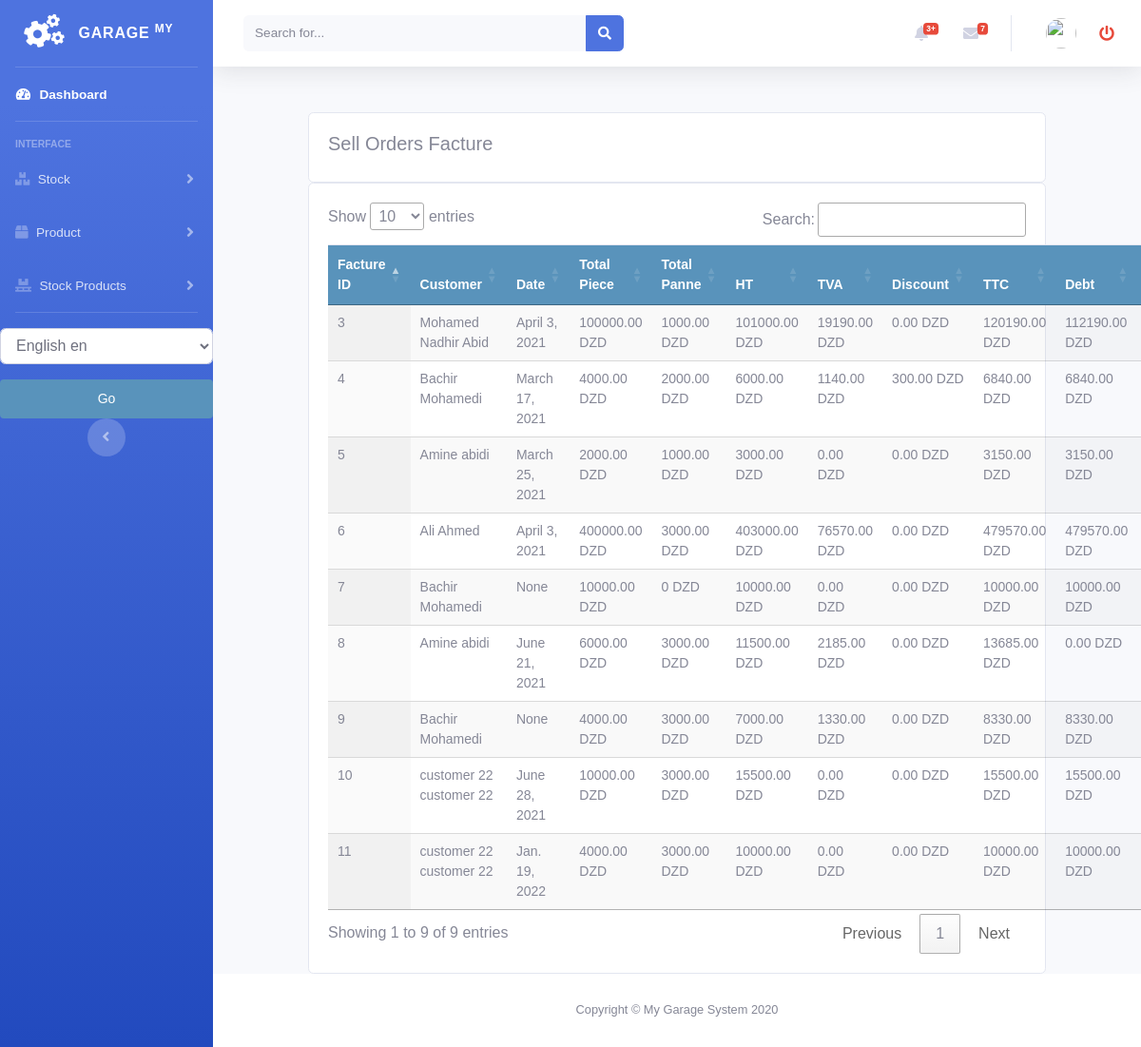
The page /sellorder/factured_sellorder_list on the database its author committed.
### sellorder/models.py (models this page shows, shortened)
class SellOrderFacture(models.Model):
    order = models.ForeignKey(Order, on_delete=models.CASCADE)
    created = models.DateTimeField(auto_now_add=True)
    updated = models.DateTimeField(auto_now=True)

class Order(models.Model):
    customer = models.ForeignKey(Customer, on_delete=models.DO_NOTHING, related_name="orders")
    vehicle = models.ForeignKey(Vehicle, on_delete=models.DO_NOTHING, null=True, blank=True)
    created = models.DateTimeField(auto_now_add=True)
    updated = models.DateTimeField(auto_now=True)
    debt = models.DecimalField(max_digits=10, decimal_places=2, null=True, blank=True, default=0)
    timbre = models.DecimalField(max_digits=10, decimal_places=2, null=True, blank=True, default=0)
    total_price = models.DecimalField(max_digits=10, decimal_places=2, null=True, blank=True, default=0)
    discount_amount = models.DecimalField(max_digits=10, decimal_places=2, null=True, blank=True, default=0)
    paid = models.BooleanField(default=False)
    order_tva = models.PositiveIntegerField(default=0)
    confirmed = models.BooleanField(default=False)
    factured = models.BooleanField(default=False)
    order_date = models.DateField(null=True, blank=True)
    class Meta:
        ordering = ('-created',)
    def get_total_cost(self):
        return round(sum(item.get_cost() for item in self.items.all()), 2)
    def get_total_panne(self):
        return round(sum(item.get_cost() for item in self.pannes.all()), 2)
    def get_total_item_panne(self):
        return round(sum(item.get_cost() for item in self.pannes.all()) + self.get_total_cost() + \
                     sum(item.get_cost() for item in self.services.all()), 2)
    def get_tva(self):
        return round(self.get_total_item_panne() * Decimal(self.order_tva / 100), 2)
    def get_ttc(self):
        return round(self.get_total_item_panne() + self.get_tva() - self.discount_amount + self.timbre, 2)

class OrderItem(models.Model):
    order = models.ForeignKey(Order,
                              related_name='items',
                              on_delete=models.CASCADE)
    stockproduct = models.ForeignKey(StockProduct,
                                     related_name='order_item',
                                     on_delete=models.SET_NULL, null=True, blank=True)
    price = models.DecimalField(max_digits=10, decimal_places=2)
    quantity = models.DecimalField(max_digits=10, decimal_places=2, default=0)
    def get_cost(self):
        return round(self.price * self.quantity, 2)

class PanneItem(models.Model):
    order = models.ForeignKey(Order,
                              related_name='pannes',
                              on_delete=models.CASCADE)
    panne = models.ForeignKey(Panne, related_name='order_panne',
                              on_delete=models.DO_NOTHING, null=True, blank=True)
    price = models.DecimalField(max_digits=10, decimal_places=2)
    def get_cost(self):
        return self.price

class ServiceItem(models.Model):
    order = models.ForeignKey(Order,
                              related_name='services',
                              on_delete=models.CASCADE)
    service = models.ForeignKey(Service, related_name='order_service',
                                on_delete=models.DO_NOTHING, null=True, blank=True)
    price = models.DecimalField(max_digits=10, decimal_places=2)
    charge = models.DecimalField(max_digits=10, decimal_places=2, blank=True, null=True, default=0)
    def get_cost(self):
        return Decimal(self.price) + Decimal(0 if self.charge is None else self.charge)

### customer/models.py (models this page shows, shortened)
class Customer(models.Model):
    firstname = models.CharField(max_length=250, null=True)
    lastname = models.CharField(max_length=250, null=True)
    address = models.CharField(max_length=200, null=True)
    phone = models.CharField(max_length=200, null=True)
    date_created = models.DateTimeField(auto_now_add=True, null=True)
    date_updated = models.DateTimeField(auto_now=True)
    date_joined = models.DateField(null=True)
    enterprise = models.BooleanField(default=False)
    debt = models.DecimalField(max_digits=10, decimal_places=2, null=True, default=0)
    def __str__(self):
        return self.firstname + " " + self.lastname

### sellorder/views.py (the view)
# urls.py: path('factured_sellorder_list', views.factured_sellorder_list, name='factured_sellorder_list'),
def factured_sellorder_list(request):
    list_type = 2  # Sellorder Bill
    sellorders = SellOrderFacture.objects.all()
    context = {
        'sellorders': sellorders,
        'list_type': list_type,
    }
    return render(request, 'sellorder/list_sellorder_facture.html', context)

### accounts/templatetags/erpextra.py (called while the page is built)
@register.filter(name='has_group')
def has_group(user, group_name):
    group = Group.objects.get(name=group_name)
    return True if group in user.groups.all() else False

### sellorder/templates/sellorder/list_sellorder_facture.html (shortened to what this page needs)
{% extends 'home.html' %}
{% load static %}
{% load i18n %}
{% block content %}
<br>
<div class="row">
    <div class="col-md">
        <div class="card card-body">
            <h5>{% trans "Sell Orders Facture" %}</h5>
        </div>
        <div class="card card-body">
            <table id="table_id" class="table display text-center">
                <thead>
                <tr>
                    <th>{% trans "Facture ID" %}</th>
                    <th>{% trans "Customer" %}</th>
                    <th>{% trans "Date" %}</th>
                    <th>{% trans "Total Piece" %}</th>
                    <th>{% trans "Total Panne" %}</th>
                    <th>{% trans "HT" %}</th>
                    <th>{% trans "TVA" %}</th>
                    <th>{% trans "Discount" %}</th>
                    <th>{% trans "TTC" %}</th>
                    <th>{% trans "Debt" %}</th>
                    <th></th>
                </tr>
                </thead>
                <tbody>
                {% for order in sellorders %}
                <tr>
                    <td>{{order.id}}</td>
                    <td>{{order.order.customer}}</td>
                    <td>{{order.order.order_date}}</td>
                    <td>{{order.order.get_total_cost}} {% trans "DZD" %}</td>
                    <td>{{order.order.get_total_panne}} {% trans "DZD" %}</td>
                    <td>{{order.order.get_total_item_panne}} {% trans "DZD" %}</td>
                    <td>{{order.order.get_tva}} {% trans "DZD" %}</td>
                    <td>{{order.order.discount_amount}} {% trans "DZD" %}</td>
                    <td>{{order.order.get_ttc}} {% trans "DZD" %}</td>
                    <td>{{order.order.debt}} {% trans "DZD" %}</td>
                    <td>
                    </td>
                </tr>
                {% endfor %}
                </tbody>
            </table>
        </div>
    </div>
</div>
{% endblock %}
{% block jsscript %}
<link rel="stylesheet" href="https://ajax.googleapis.com/ajax/libs/jqueryui/1.12.1/themes/smoothness/jquery-ui.css">
<link rel="stylesheet" href="https://cdnjs.cloudflare.com/ajax/libs/chosen/1.8.7/chosen.min.css"/>
<link rel="stylesheet" type="text/css" href="https://cdn.datatables.net/1.10.22/css/jquery.dataTables.css">
{% endblock %}

### static/css/main.css (style rules this page uses)
body { margin:0; padding:0; font-family:helvetica, sans-serif; }
h1, h2, h3, h4, h5 , h6 { font-family: 'Ubuntu', sans-serif; font-weight:normal; }
table { width:100%; border-spacing:0; border-collapse: collapse; }
table th, table td { text-align:left; font-size:14px; padding:10px; margin:0; }
tbody tr:nth-child(odd) { background:#efefef; }
thead th, tbody tr.total { background:#5993bb; color:#fff; font-weight:bold; }

### rows shown on the page
SellOrderFacture: id "3", order.customer "Mohamed Nadhir Abid", order.order_date "April 3, 2021", order.get_total_cost "100000.00", order.get_total_panne "1000.00", order.get_total_item_panne "101000.00", order.get_tva "19190.00", order.discount_amount "0.00", order.get_ttc "120190.00", order.debt "112190.00"
SellOrderFacture: id "4", order.customer "Bachir Mohamedi", order.order_date "March 17, 2021", order.get_total_cost "4000.00", order.get_total_panne "2000.00", order.get_total_item_panne "6000.00", order.get_tva "1140.00", order.discount_amount "300.00", order.get_ttc "6840.00", order.debt "6840.00"
SellOrderFacture: id "5", order.customer "Amine abidi", order.order_date "March 25, 2021", order.get_total_cost "2000.00", order.get_total_panne "1000.00", order.get_total_item_panne "3000.00", order.get_tva "0.00", order.discount_amount "0.00", order.get_ttc "3150.00", order.debt "3150.00"
SellOrderFacture: id "6", order.customer "Ali Ahmed", order.order_date "April 3, 2021", order.get_total_cost "400000.00", order.get_total_panne "3000.00", order.get_total_item_panne "403000.00", order.get_tva "76570.00", order.discount_amount "0.00", order.get_ttc "479570.00", order.debt "479570.00"
SellOrderFacture: id "7", order.customer "Bachir Mohamedi", order.order_date "None", order.get_total_cost "10000.00", order.get_total_panne "0", order.get_total_item_panne "10000.00", order.get_tva "0.00", order.discount_amount "0.00", order.get_ttc "10000.00", order.debt "10000.00"
SellOrderFacture: id "8", order.customer "Amine abidi", order.order_date "June 21, 2021", order.get_total_cost "6000.00", order.get_total_panne "3000.00", order.get_total_item_panne "11500.00", order.get_tva "2185.00", order.discount_amount "0.00", order.get_ttc "13685.00", order.debt "0.00"
SellOrderFacture: id "9", order.customer "Bachir Mohamedi", order.order_date "None", order.get_total_cost "4000.00", order.get_total_panne "3000.00", order.get_total_item_panne "7000.00", order.get_tva "1330.00", order.discount_amount "0.00", order.get_ttc "8330.00", order.debt "8330.00"
SellOrderFacture: id "10", order.customer "customer 22 customer 22", order.order_date "June 28, 2021", order.get_total_cost "10000.00", order.get_total_panne "3000.00", order.get_total_item_panne "15500.00", order.get_tva "0.00", order.discount_amount "0.00", order.get_ttc "15500.00", order.debt "15500.00"
SellOrderFacture: id "11", order.customer "customer 22 customer 22", order.order_date "Jan. 19, 2022", order.get_total_cost "4000.00", order.get_total_panne "3000.00", order.get_total_item_panne "10000.00", order.get_tva "0.00", order.discount_amount "0.00", order.get_ttc "10000.00", order.debt "10000.00"
